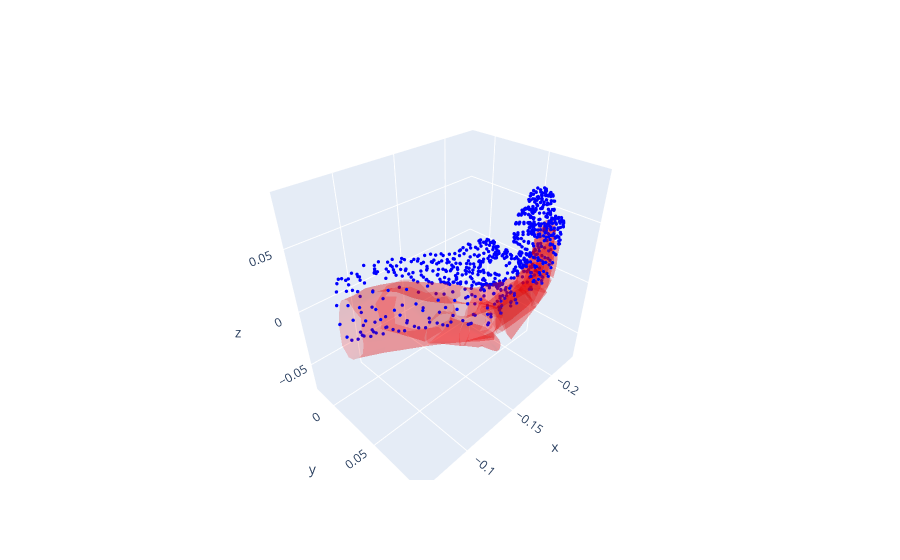

Notebook code for this chart:
### Code cell
verts = np.array(mano_mesh.vertices)
center = np.mean(verts, axis=0)
print(center.shape)

all_verts = verts - mano_trans
# all_verts[:, 0] *= -1
# all_verts += mano_trans

new_grasp = sample_grasp_q.clone()
new_grasp[0, :3] -= torch.tensor(mano_trans)
vis_data = source_model.get_plotly_data(q=new_grasp, color='red', opacity=0.2)

x,y,z = all_verts.T
vis_data += [
        go.Scatter3d(
            x=x, y=y, z=z,
            mode='markers',
            marker=dict(size=2, color='blue')
        )
    ]

# mano_verts = mano_mesh.vertices
# mano_verts = verts - mano_trans
# x,y,z = mano_verts.T
# vis_data += [
#         go.Scatter3d(
#             x=x, y=y, z=z,
#             mode='markers',
#             marker=dict(size=2, color='green')
#         )
#     ]



fig = go.Figure(data=vis_data)
fig.show()
